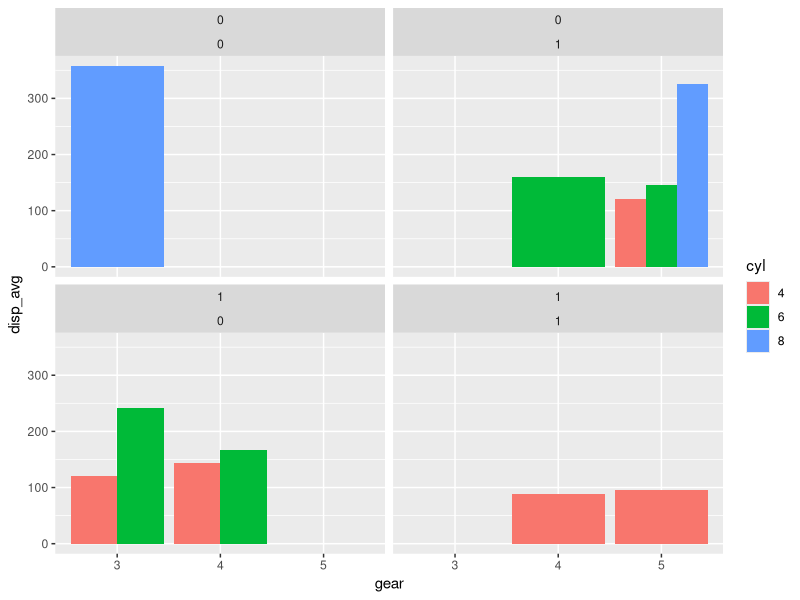

Generate this figure with R: (Note: this script raises an error after producing the figure.)
## ---- chunk 1

xfun::pkg_attach(
  "knitr",
  "data.table",
  "ggplot2",
  "rlang",
  "dplyr"
)

opts_chunk$set(
  message = FALSE,
  warning = FALSE,
  echo = TRUE
)

# Create a data.table version of the mtcars data set. I explicitly specified to exclude rownames just to be clear (The default in data.table is FALSE).
dt_mtcars <- data.table(mtcars, keep.rownames = FALSE)

# Convert some columns from numeric to factor. I am not sure if this is the most
# efficient way to update multiple columns in data.table, but it works for my
# purposes.
dt_mtcars[
  ,
  c("cyl", "vs", "am", "gear") := 
    lapply(.SD, factor),
  .SDcols = c("cyl", "vs", "am", "gear")
]

## ---- chunk 2

dt_mtcars[
  ,
  .(disp_avg = mean(disp)),
  .(cyl, vs, am, gear)
] %>% 
  ggplot(
    aes(gear, disp_avg, fill = cyl)
  ) +
  geom_col(position = "dodge") +
  facet_wrap(
    vars(vs, am),
    ncol = 2
  )

## ---- chunk 3

sessioninfo::session_info()
